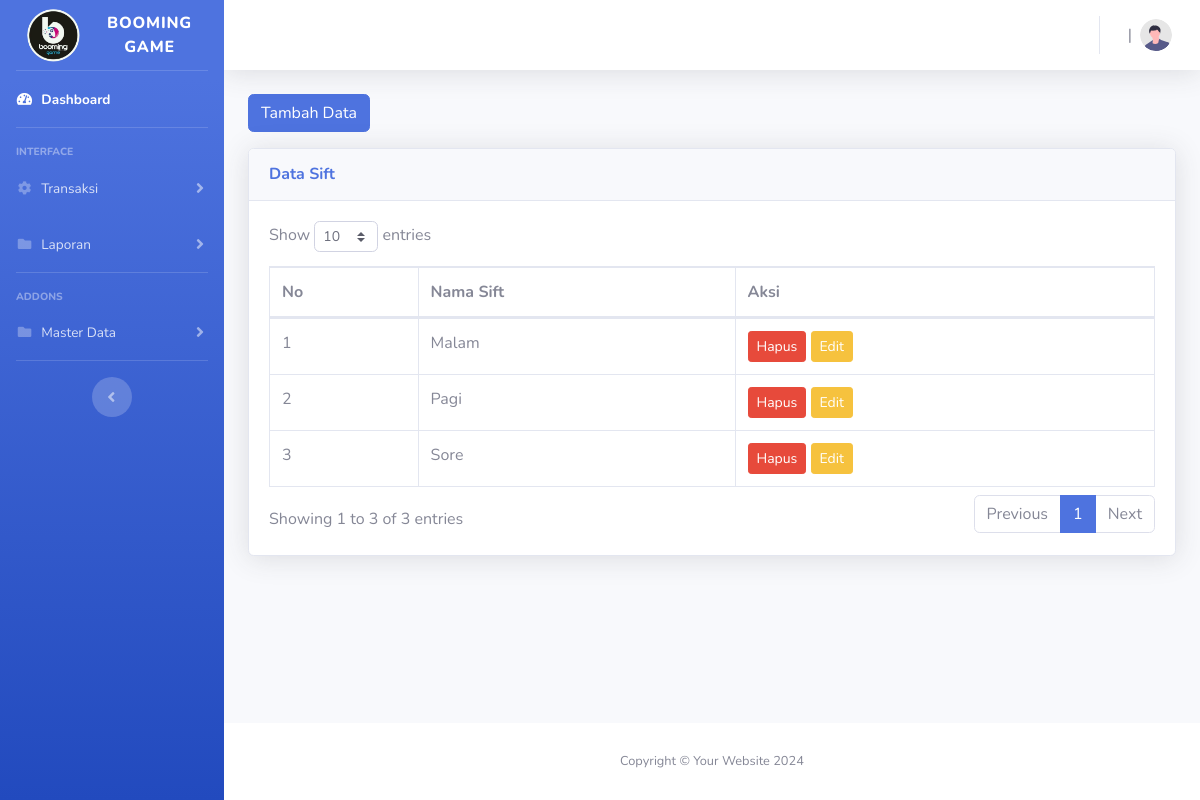
/public/sift (signed in), run on the app's committed database.
### tables this page shows
CREATE TABLE `sift` (
  `id_sift` int(11) NOT NULL,
  `name_sift` varchar(50) NOT NULL
);

### app/core/Controller.php (called while the page is built, shortened)
<?php
class Controller {
       public function view($view, $data = []){
        require_once '../app/views/' . $view . '.php';
       }
       public function model($model){
        return new $model;
       }
}
?>

### app/core/App.php (called while the page is built, shortened)
<?php
class App {
    protected $method = 'index';
    protected $params = [];
    public function __construct(){
        $this->controller = new $this->controller;
        call_user_func_array([$this->controller, $this->method], $this->params);
    }
}
?>

### public/index.php (called while the page is built, shortened)
<?php
$app = new App;
?>

### app/core/Database.php (called while the page is built, shortened)
<?php
class Database{
    private $host = DB_HOST;
    private $user = DB_USER;
    private $pass = DB_PASS;
    private $db_name = DB_NAME;
    private $dbh;
    private $stmt;
    public function __construct(){
        $dsn = 'mysql:host='. $this->host . ';dbname='. $this->db_name;
        try{
            $this->dbh = new PDO($dsn, $this->user, $this->pass);
        } catch(PDOException $e){
            die($e->getMessage());
        }
    }
    public function query($query){
        $this->stmt = $this->dbh->prepare($query);
    }
    public function bind($param, $value, $type = null){
        if(is_null($type)){
            switch(true){
                case is_null($value):
                    $type = PDO::PARAM_NULL;
                    break;
            }
        }
        $this->stmt->bindValue($param, $value, $type);
    }
    public function execute(){
        $this->stmt->execute();
    }
    public function resultSet(){
        $this->execute();
        return $this->stmt->fetchAll(PDO::FETCH_ASSOC);
    }
}
?>

### app/models/Sift_model.php (called while the page is built, shortened)
<?php
class Sift_model extends Controller{
    private $table = 'sift';
    private $db;
    public function __construct(){
        $this->db = new Database;
    }
    public function getAllSift(){
        $this->db->query('SELECT * FROM '. $this->table);
        return $this->db->resultSet();
    }
    public function getSift($id){
        $this->db->query('SELECT * FROM ' . $this->table . ' WHERE id_sift=:id_sift');
        $this->db->bind('id_sift', $id);
        return $this->db->single();
    }
}
?>

### app/views/sift/index.php (the view, shortened to what this page needs)
<button class="btn btn-primary mb-3" data-bs-toggle="modal" data-bs-target="#exampleModal">Tambah Data</button>
<div class="card shadow mb-4">
    <div class="card-header py-3">
        <h6 class="m-0 font-weight-bold text-primary">Data Sift</h6>
    </div>
    <div class="card-body">
        <div class="table-responsive">
            <table class="table table-bordered" id="dataTable" width="100%" cellspacing="0">
                <thead>
                    <tr>
                        <th>No</th>
                        <th>Nama Sift</th>
                        <th>Aksi</th>
                    </tr>
                </thead>
                <tbody>
                    <?php $i=1;
                    foreach($data['sift'] as $data): ?>
                    <tr>
                        <td><?= $i++; ?></td>
                        <td><?= $data['name_sift']; ?></td>
                        <td>
                        <a href="<?= BASEURL; ?>/sift/delete/<?= $data['id_sift']; ?>" class="btn btn-sm btn-danger" onclick='return confirm("Apakah yakin ingin menghapus data?")'>Hapus</a>
                        <a href="#" class="view_data btn btn-sm btn-warning" data-bs-toggle="modal" data-bs-target="#myModal" data-id="<?= $data['id_sift'];?>">Edit</a>
                        </td>
                    </tr>
                    <?php endforeach; ?>
                </tbody>
            </table>
        </div>
    </div>
</div>

### data on the page
sift: name_sift "Malam"
sift: name_sift "Pagi"
sift: name_sift "Sore"
